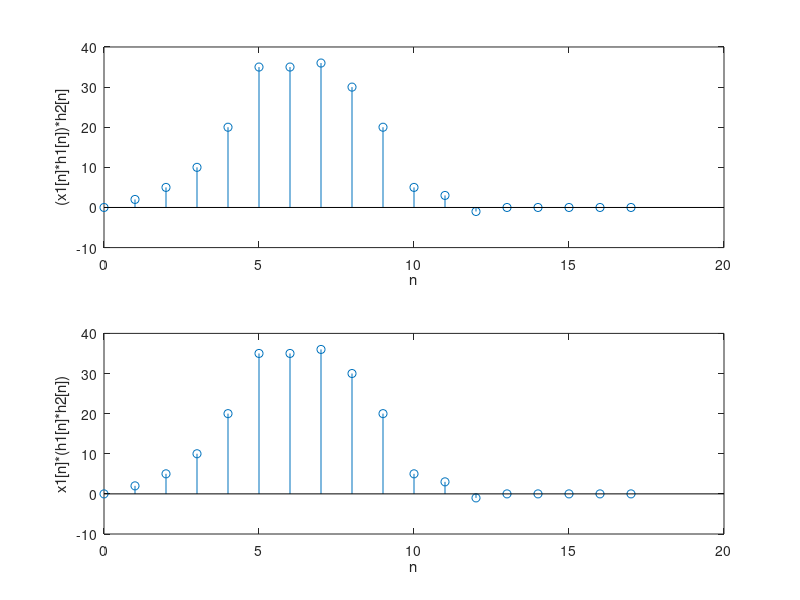

The MATLAB source for this figure:
nx1=[0:9];
x1=[1 1 1 1 1 0 0 0 0 0];
h1=[1 -1 3 0 1];
h2=[0 2 5 4 -1];
nh1=[0:4];
nx1=[0:9];
w=conv(x1,h1);
yd1=conv(w,h2);
hs=conv(h1,h2);
yd2=conv(x1,hs);
subplot(2,1,1);
stem([0:length(yd1)-1],yd1);xlabel('n');ylabel('(x1[n]*h1[n])*h2[n]');
subplot(2,1,2);
stem([0:length(yd2)-1],yd2);xlabel('n');ylabel('x1[n]*(h1[n]*h2[n])');
